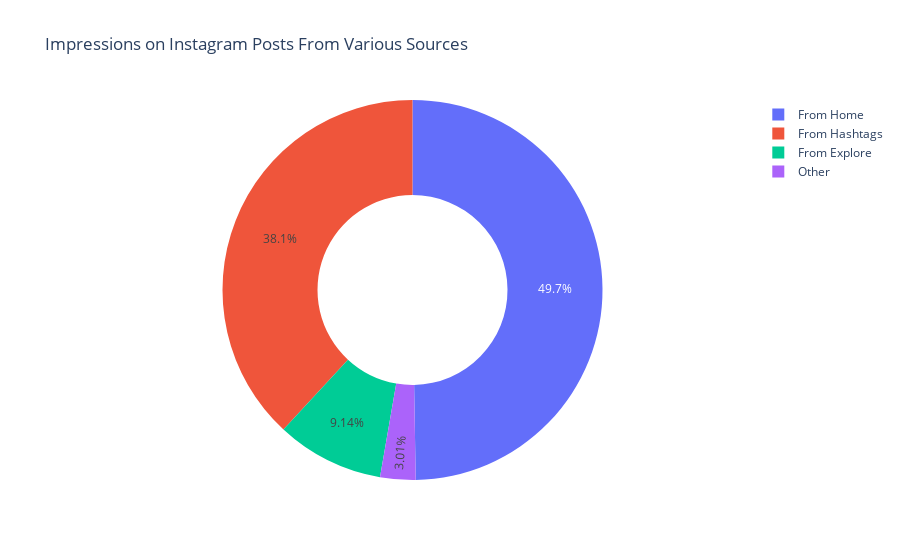

Notebook cell for this chart:
### Code cell
home = data["From Home"].sum()
hashtags = data["From Hashtags"].sum()
explore = data["From Explore"].sum()
other = data["From Other"].sum()

labels = ['From Home', 'From Hashtags', 'From Explore', 'Other']
values = [home, hashtags, explore, other]

fig = px.pie(data, values=values, names=labels, title='Impressions on Instagram Posts From Various Sources', hole=0.5)
fig.show()

### Figure 1 — Plotly figure (JSON) as saved in the notebook; plotly's stock layout.template omitted (floating-point values rounded to 4 significant figures)
{"data": [{"domain": {"x": [0, 1], "y": [0, 1]}, "hole": 0.5, "hovertemplate": "label=%{label}<br>value=%{value}<extra></extra>", "labels": ["From Home", "From Hashtags", "From Explore", "Other"], "legendgroup": "", "name": "", "showlegend": true, "type": "pie", "values": [224513, 172087, 41287, 13587]}], "layout": {"legend": {"tracegroupgap": 0}, "title": {"text": "Impressions on Instagram Posts From Various Sources"}}}
